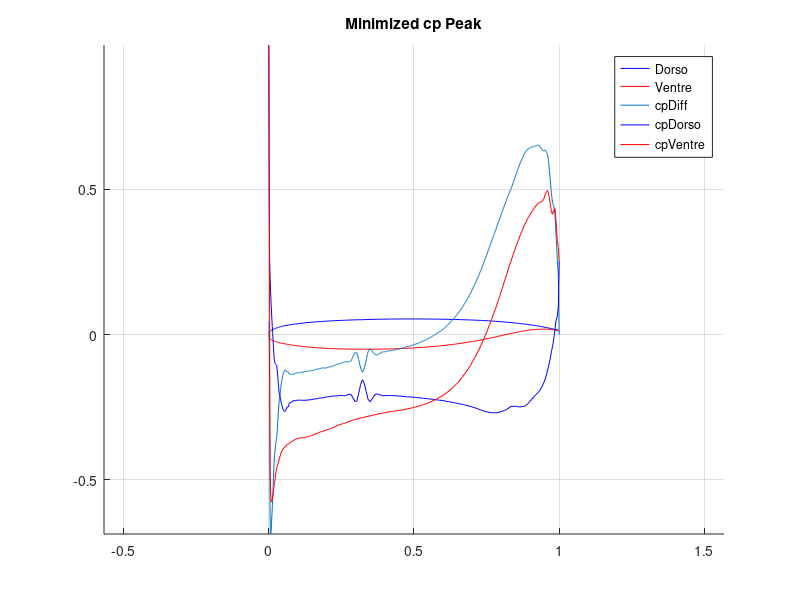
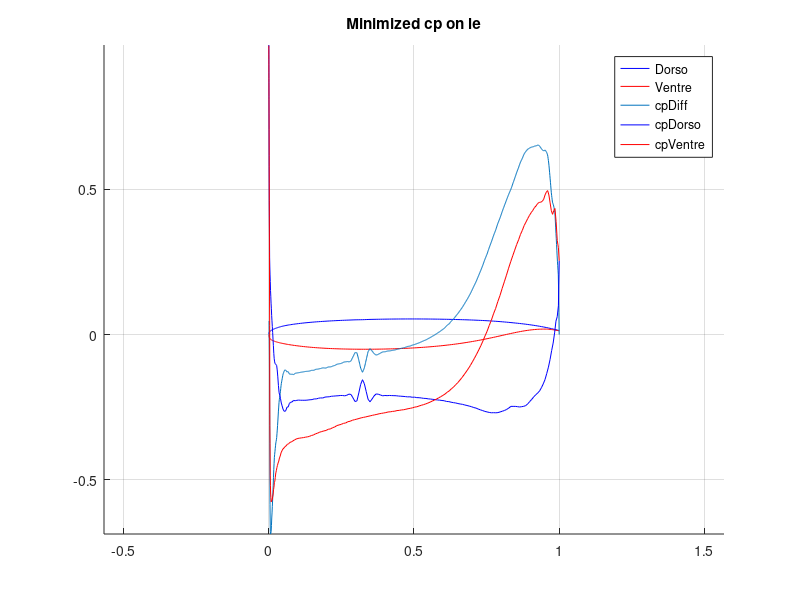

Recreate these plots in MATLAB, in order.
close all
clear
clc

% Loading struct with all the necessary data
% Points : x and y coordinates of  the profile
% Angles : angles for which cp has been retrieved
% Cp : matrix with cp data for all angles. Each column is a different AOA


%load("alfa_cp/cpData.mat");
if ismac
    load("alfa_cp\cpData.mat");
else
    load("alfa_cp/cpData.mat");
end

% Finding indexes of leading edge and trailing edge
ba = find(~cpData.Points(:,1));
if length(ba) > 1
    baUp = ba(1) ;
    baDown = ba(2) ;
else 
    baUp = ba(1) - 1;
    baDown = ba(1) + 1;
end
% Cycle analyzing cp minimum and leading edge difference
cpPeak = zeros(length(cpData.Angles),1);
pos = zeros(length(cpData.Angles),1);
leCpDiff = zeros(length(cpData.Angles),1);

for ii = 1:length(cpData.Angles)
    cpUp = interp1(cpData.Points(1:baUp,1), cpData.Cp(1:baUp,ii),linspace(0,1,1000));
    cpDown = interp1(cpData.Points(baDown:end,1), cpData.Cp(baDown:end,ii),linspace(0,1,1000));
    cpDiff = cpDown - cpUp;
    [cpPeak(ii),pos(ii)] = max(abs(cpDiff));
    leCpDiff(ii) = abs( cpData.Cp(baDown,ii) - cpData.Cp(baUp,ii));
end


% Finding minimum peak
[minCpPeak,IndexTheo1] = min(cpPeak);

fprintf("Theodorsen angle according to minimum cp difference: %.4f°", cpData.Angles(IndexTheo1))
fprintf("\n Minimum peak is of %.4f and is achieved at %.4f m along the chord\n\n", minCpPeak, pos(IndexTheo1)/1000)

[~,IndexTheo2] = min(leCpDiff);
fprintf("Theodorsen angle according to minimum cp difference on leading edge: %.4f° \n\n", cpData.Angles(IndexTheo2))

%% CP PLOT - Minimized cp peak 
Angle = cpData.Angles(IndexTheo1);

jj = find (~(cpData.Angles - Angle));

figure;
hold on
axis equal
grid on
plot(cpData.Points(1:baUp,1),cpData.Points(1:baUp,2),'b')
plot(cpData.Points(baDown:end,1),cpData.Points(baDown:end,2),'r')

cpUp = interp1(cpData.Points(1:baUp,1), cpData.Cp(1:baUp,jj),linspace(0,1,1000));
cpDown = interp1(cpData.Points(baDown:end,1), cpData.Cp(baDown:end,jj),linspace(0,1,1000));
cpDiff = cpDown - cpUp;

plot(linspace(0,1,1000), cpDiff)

plot(cpData.Points(1:baUp,1),cpData.Cp(1:baUp,jj),'b')
plot(cpData.Points(baDown:end,1),cpData.Cp(baDown:end,jj),'r')

legend("Dorso","Ventre", "cpDiff", "cpDorso","cpVentre")
title("Minimized cp Peak")

%% CP PLOT - Minimized leading edge cp difference
Angle = cpData.Angles(IndexTheo2);

jj = find (~(cpData.Angles - Angle));

figure;
hold on
axis equal
grid on
plot(cpData.Points(1:baUp,1),cpData.Points(1:baUp,2),'b')
plot(cpData.Points(baDown:end,1),cpData.Points(baDown:end,2),'r')

cpUp = interp1(cpData.Points(1:baUp,1), cpData.Cp(1:baUp,jj),linspace(0,1,1000));
cpDown = interp1(cpData.Points(baDown:end,1), cpData.Cp(baDown:end,jj),linspace(0,1,1000));
cpDiff = cpDown - cpUp;

plot(linspace(0,1,1000), cpDiff)

plot(cpData.Points(1:baUp,1),cpData.Cp(1:baUp,jj),'b')
plot(cpData.Points(baDown:end,1),cpData.Cp(baDown:end,jj),'r')

legend("Dorso","Ventre", "cpDiff", "cpDorso","cpVentre")
title("Minimized cp on le")
